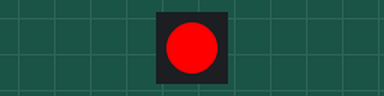
The sketch below on a simulated Arduino Uno, built with avr-gcc and run on an emulated ATmega328P. Parts: 1 RGB LEDs in strip order, left to right.

Above: at 0.5 s.
At 1.5 s:
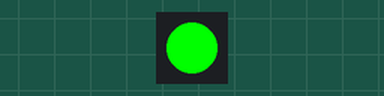
At 5.5 s:
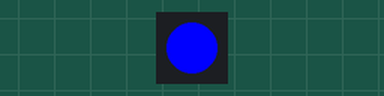
Timing chart, 0 to 6.9 s (numbered marks = the images above):
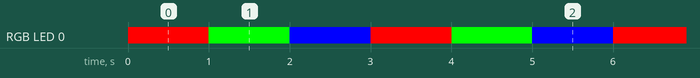

The sketch:

ex_rgb.ino
```cpp
// Made from a Python program in the ZERO1 Simulator; edits here are not turned back into Python.
/*
RGB LED: red, green, blue, one second each.
*/

#include <Adafruit_NeoPixel.h>

const int RGB_PIN = 9;         // RGB LED (WS2812)

Adafruit_NeoPixel np(1, RGB_PIN, NEO_GRB + NEO_KHZ800);

const unsigned long RED = 0xFF0000;   // (255, 0, 0)
const unsigned long GREEN = 0x00FF00;   // (0, 255, 0)
const unsigned long BLUE = 0x0000FF;  // (0, 0, 255)
const unsigned long COLOURS[3] = {RED, GREEN, BLUE};

// Runs once: the lines before "while True:"
void setup() {
  np.begin();
}

// Runs forever: the body of "while True:" (line 14)
void loop() {
  for (long colourIndex = 0; colourIndex < 3; colourIndex++) {
    unsigned long colour = COLOURS[colourIndex];
    np.setPixelColor(0, colour);
    np.show();
    delay(1000);
  }
}
```

Measured:
- by itself, RGB LED 0: repeats every 3.0 s: RGB(0, 255, 0) 1.0 s, RGB(0, 0, 255) 1.0 s, RGB(255, 0, 0) 1.0 s
- by itself, everything shown: repeats every 3.0 s, in 3 steps
